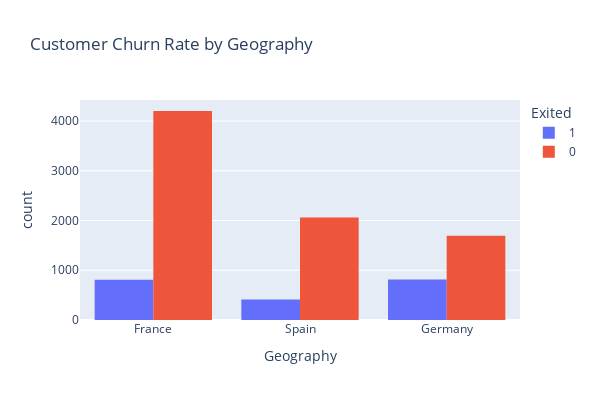

The cell this chart's notebook holds for it:
### Code cell
fig = px.histogram(
    df,
    x="Geography",
    color="Exited",
    barmode="group",
    title="Customer Churn Rate by Geography"
)

fig.update_layout(width=600, height=400)
fig.show()

### Figure 1 — Plotly figure (JSON) as saved in the notebook; plotly's stock layout.template omitted (floating-point values rounded to 4 significant figures; data arrays with more than 128 entries replaced by an {"elided": "..."} marker saying what was removed)
{"data": [{"alignmentgroup": "True", "bingroup": "x", "hovertemplate": "Exited=1<br>Geography=%{x}<br>count=%{y}<extra></extra>", "legendgroup": "1", "marker": {"color": "#636efa", "pattern": {"shape": ""}}, "name": "1", "offsetgroup": "1", "orientation": "v", "showlegend": true, "type": "histogram", "x": {"elided": "2037 str values"}, "xaxis": "x", "yaxis": "y"}, {"alignmentgroup": "True", "bingroup": "x", "hovertemplate": "Exited=0<br>Geography=%{x}<br>count=%{y}<extra></extra>", "legendgroup": "0", "marker": {"color": "#EF553B", "pattern": {"shape": ""}}, "name": "0", "offsetgroup": "0", "orientation": "v", "showlegend": true, "type": "histogram", "x": {"elided": "7960 str values"}, "xaxis": "x", "yaxis": "y"}], "layout": {"barmode": "group", "height": 400, "legend": {"title": {"text": "Exited"}, "tracegroupgap": 0}, "title": {"text": "Customer Churn Rate by Geography"}, "width": 600, "xaxis": {"anchor": "y", "domain": [0, 1], "title": {"text": "Geography"}}, "yaxis": {"anchor": "x", "domain": [0, 1], "title": {"text": "count"}}}}
